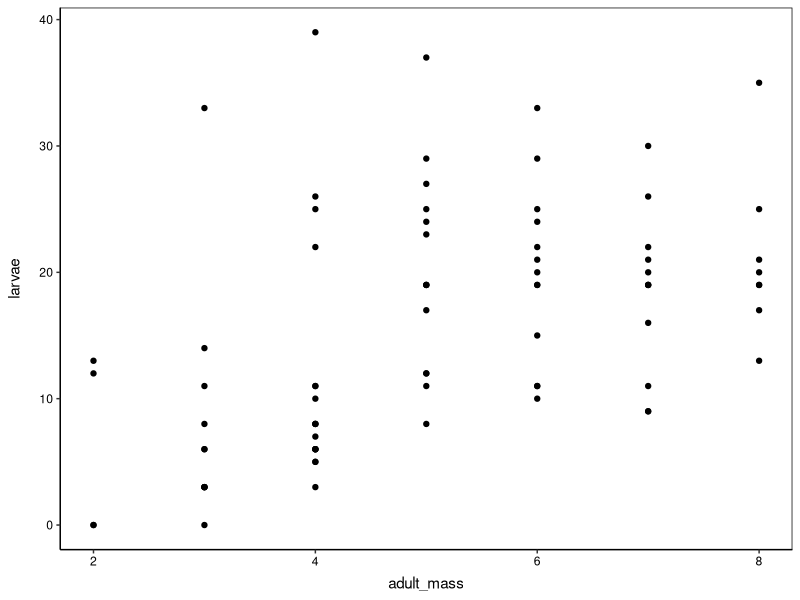
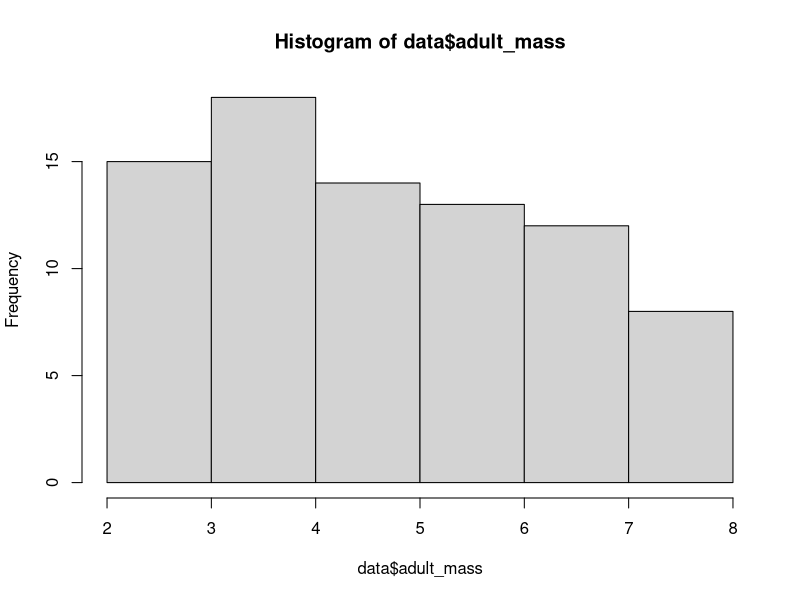
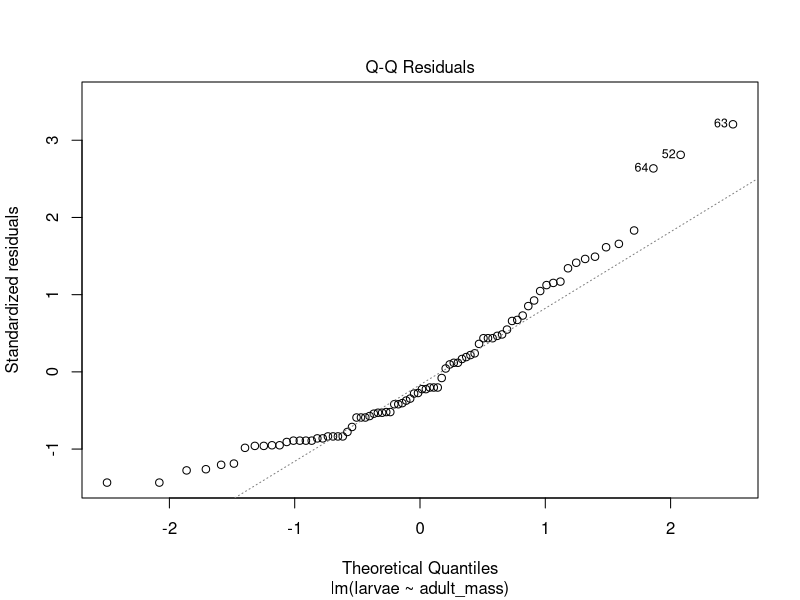
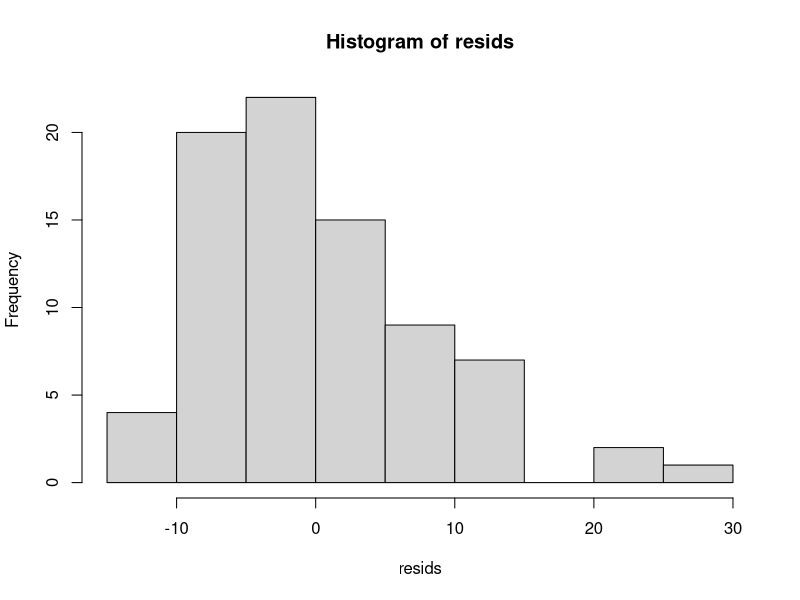
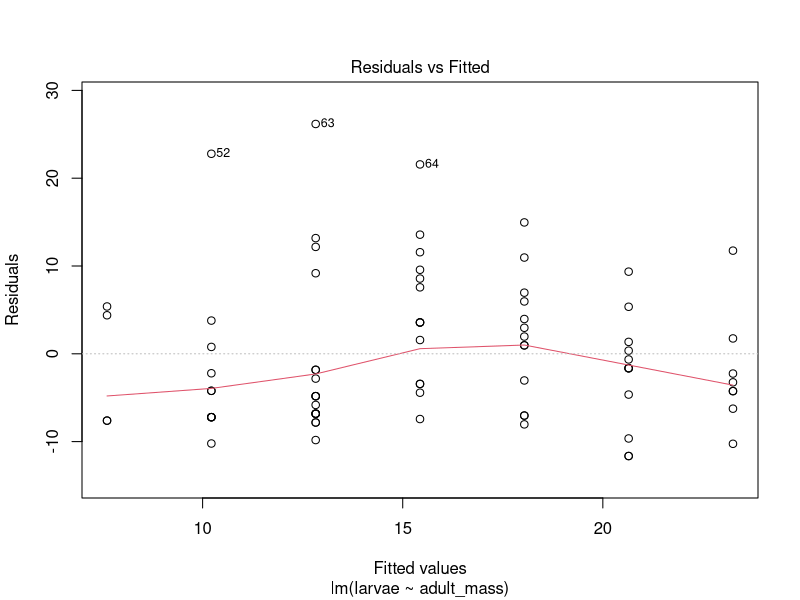
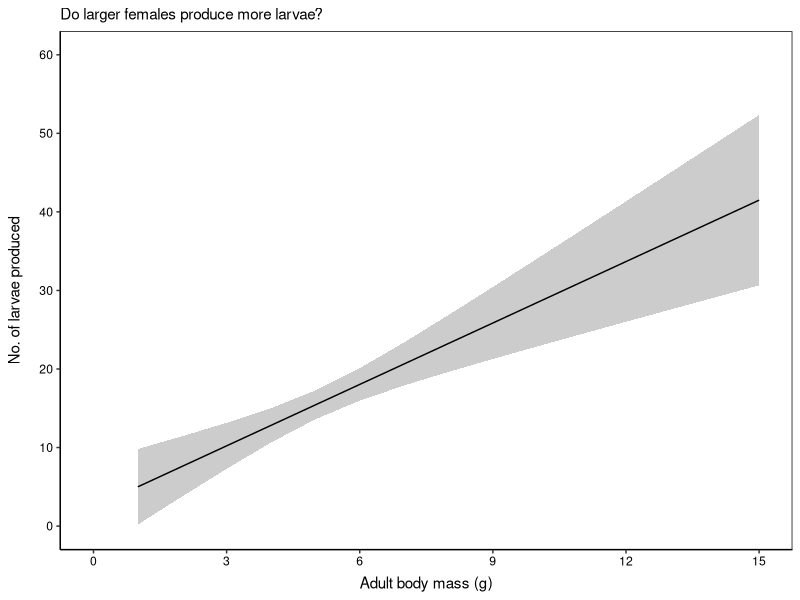

Write the R code that produced these figures, in order.
###########################################################
###########################################################
# - Linear modelling in R 
# - CBC Coding Club
# - Tutorial #1: Linear models in R 
# - Rhodes Universtiy
# - Script written: 01/05/2020
# - By: Guy F. Sutton
###########################################################
###########################################################

# Load required libraries to run script 
# You may need to install the package first
# install.packages("tidyverse") - remove the # from this row and click run. 
library(tidyverse)

# I like my plots to look a certain way
theme_set(theme_classic() +
            theme(panel.border = element_rect(colour = "black", fill = NA),
                  axis.text = element_text(colour = "black"),
                  axis.title.x = element_text(margin = unit(c(2, 0, 0, 0), "mm")),
                  axis.title.y = element_text(margin = unit(c(0, 4, 0, 0), "mm")),
                  legend.position = "none"))

# Load required libraries 
library(tidyverse)

# Import data
data <- readxl::read_excel("./data_raw/poisson_data.xlsx")

# Check data imported properly
str(data)
head(data)

# What is the situation?
# Ran an experiment to determine
# - Does temperature influence insect reproduction?
# - Does insect body mass influence insect reproduction? 

# Temperature = temp - 4 levels:
# - 15 degrees, 20 degrees, 25 degrees, 30 degrees
# - factor variable 

# Insect body mass = adult_mass
# - numeric variable

# No of larvae produced by insects = larvae 
# - numeric variable

###
# Research questions #1 -  Do larger insects produce more larvae? 
###

###
# Step 1 - Explore the data (visualise)
###

# Firstly, visualise relationship between predictor and response
ggplot(data = data, aes(x = adult_mass,
                        y = larvae)) +
  geom_point()

# Secondly, is your predictor linear-ish?
hist(data$adult_mass)

###
# - Step 2 - Run a linear model
###

# Specify a linear model 
# - We use the 'lm' function to tell R to run a linear model
# - We then specificy our response var (larvae),
# - We then specificy our predictor var (adult_mass),
#   (predictors go to the right of ~ sign). 
# - We also have to specify where R must look for this data
#   using the 'data = ...' argument 
mod1 <- lm(larvae ~ adult_mass,
           data = data)

# Print the summary of the model
summary(mod1)

###
# Step 3 - Model diagnostics 
###

# Before looking at the outcome of our model,
# we should first check whether the model we specified is 
# a good fit to the data or not. 
# We do this by performing model diagnostics 

# Basically, here we are going to check whether our 
# data and model meet the assumptions required to run a linear model.

# 1. Independence of data points
#    - This cannot be checked per se. 
#    - This is a property of your experimental design
#    - Make sure you design your experiment properly. 
#    - If you have non-independence, there are ways to deal 
#      it, will deal with this in a latter video (GLMM's)!!! Fun!!!

# 2. Are the residuals normally distributed?
#    - Often this assumption is applied to the data,
#      i.e. are your data / response normally distributed?
#    - This is not correct.
#    - The assumption is actually that your residuals are normally 
#      distributed. 
#      - Residuals are how far each data point deviates 
#        from the expected value / trend. 
#    - Residuals represent variation in the data that your model can't account for. 
#    - We use residual plots to discover patterns (QQ plot).
#    - We don't want to see any systematic patterns in residuals,
#      should be a straight 1:1 line. 
plot(mod1, which = 2)

# *** Alternative approach, probably more interpretable
resids <- resid(mod1) # extract model residuals
hist(resids) # plot a histogram

# Here, we can see that the points in the tails of the line deviate from the dashed line
# - This is an indication that the residuals are not normally distributed.
# - As such, the model does not capture the variation in our data well
#   at the extremities of the dataset 
#   (i.e. predictions of how many larvae are expected from adults at the min and max 
#   adult mass values is going to be misleading). 
# - The histogram definitively shows that our residuals are not normally distributed. 
# - TAKE HOME: Linear model is probably not a good model to use for this analysis. 

# 3. Homogeneity of variance
#   - Testing the assumption of equality of variances. 
#   - Residuals vs fitted - we don't want to see any pattern.
#   - Here, we wan't to see that red line lie on the y = 0 line.
#   - You really don't want to see your white circles have any pattern (i.e. funnel, U-shape)
plot(mod1, which = 1)

# Here, the red line varies a bit, indicating that the variance varies slightly, 
# but there is nothing for concern. 
# You would be happy with this as your model satifies the homogeneity of variance assumption. 

# LINEAR MODEL IS NOT A GREAT CHOICE. YOU WOULD LOOK AT AN ALTERNATIVE MODEL TYPE.
# CODE BELOW ASSUMES THAT A LM WAS APPROPRIATE - use on your own data. 

###
# Step 4 - Interpreting model output
###

# Print summary of results 
summary(mod1)

# - (1) Intercept estimate - value of abundance where X (adult_mass) = 0
coef(mod1)[[1]]

#       Intercept = 2.39,
#       In this example, adult mass cannot = 0,  
#       Intercept has no meaning in this example.
#       It often can have a meaning (whenever x = 0 is reasonable, e.g. temperature), 
#       and be very important. 

# - (2) Is my treatment/factor significant?
#       Look at the row for your predictor variable (here: adult_mass)
#       Look at the P-value: P <0.05 means this variable is significant 
#       - Here, adult mass P-val < 0.05, 
#         so we conclude there is an association between adult mass and larvae produced. 

# - (3) How does my treatment effect response?
#       Look at the estimate value in your predictor variable row
#       > 0 estimate = response increases with greater values of predictor
#       < 0 estimate = response decreases with greater values of predictor
coef(mod1)[2]

#       Here, our estimate = 2.6066 (> 0, positive relationship).
#       This means that as adult mass increases, the number of larvae they produce increases.
#       - The actual value (2.6066) means that for every 1 unit increase in adult body mass
#         (i.e. if adult mass increases by 1g), fecundity increases by 2.6 larvae. 

# - (4) Extract parameter uncertainty 
#       It is always good to report the uncertainty of your model estimates.
#       To do this, we report a 95% confidence interval.
#       - The interval DOES NOT say that we can be 95% certain that 
#         our estimate falls somewhere within this range (lots of papers do this 
#         incorrectly.)
#       - The interval shows that if we had to repeat this experiment 100 times,
#         we would expect our parameter to fall within the 95% CI, 95 times.
#       - A subtle but very inportant distinction - outside the scope of this course. 
#       - We will now extract the 95% CI for our adult_mass estimate
confint(mod1)

# Here, our 95% CI for adult body mass is 1.52 - 3.68
# This means that there is some uncertaintly in our parameter estimate from (3).
# Interpretation: For every 1 unit increase in adult mass (i.e. as adults 
# become 1g heavier), we can be quite confident that they will produce 
# 1.52 - 3.68 more larvae than an adult 1g lighter in mass.

# - (4) How much variation is accounted for?
#       - We must extract the adjusted R-squared value
#         - This shows how much variation in your response var (e.g. larvae)
#           is explained by your predictors (e.g. adult_mass)
summary(mod1)$adj.r.squared

#       Here, an R-squared = 0.21
#       Therefore, 21% of the variation in larvae produced 
#       is explained by female body mass. 

###
# Step 5 - Plot your model predictions 
###

# (1) Define the range of x-values you want to predict over 
#     - Here, we predict over body mass of 1 - 15g
adult_mass <- seq(1, 15, 1)

# (2) Predict the number of larvae from our model
mod_predict <- predict(mod1, 
                       list(temp = adult_mass), 
                       interval = "confidence")

# (3) Convert (2) into a data frame 
mod_predict <- as.data.frame(mod_predict)

# (4) Add the range of x values back to the model predictions
mod_predict <- bind_cols(mod_predict, as.data.frame(adult_mass))

# Plot your model predictions
ggplot() + 
  # Add a ribbon of 95% confidence intervals
  geom_ribbon(data = mod_predict, aes(x = adult_mass, 
                                      ymin = lwr,
                                      ymax = upr),
              fill = "gray80") + 
  # Add line of model prediction
  geom_line(data = mod_predict, aes(x = adult_mass, 
                                    y = fit)) +
  # Define y-axis limits
  scale_y_continuous(breaks = seq(0, 60, 10),
                     limits = c(0, 60)) +
  # Define x-axis limits
  scale_x_continuous(breaks = seq(0, 15, 3),
                     limits = c(0, 15)) + 
  # Write x and y axis labels
  labs(x = "Adult body mass (g)",
       y = "No. of larvae produced",
       subtitle = "Do larger females produce more larvae?")

###
# Step 6 - Write-up your results  
###

# Everyone has a different style of writing. 
# Below I give some examples. 
# Any text within [] is me explaining, and not actually included in the text. 
# This is my approach, it does not have to be yours. 

# (1) The standard example is:
# Adult body mass had a significant influence on the number of larvae produced 
# (P < 0.05)

# - In my opinion, this is pretty poor. 
# - It really tells us nothing. 

# (2) Improvement on (1):
# Adult body mass had a significant influence on the number of larvae produced 
# (beta = 2.61; P < 0.05). [where beta is estimate from 3]. 

# - Adding the parameter estimate at least tells the reader the sign
#   and magnitude of the effect adult_mass has on larvae. 

# (3) More improvements:
# Adult body mass had a significant influence on the number of larvae produced 
# (beta = 2.61; 95% CI = 1.52 - 3.68; P < 0.05).

# - Adding the CI shows the uncertainty in our estimate.
# - Much better. 
# - We can still do better. 

# (4) Actually explain your results.
#     - This is my prefered approach. 

# Larger females produced more larvae than smaller adults (P < 0.05). 
# Approximately 21% of the variation in fecundity was explained
# by female body mass (Adj. R-squared = 0.21). 
# For every 1g increase in adult body mass, adults produce approximately
# 2.61 more larvae (95% CI: 1.52 - 3.68) (Fig. x) [refer the reader to your plot
# of the model prediction]. 

# - We have told the reader exactly how the predictor effects response,
#   we have reported uncertainty, and referred the reader to our awesome graph!!! 

# Your results for your paper are now ready to go!!!
